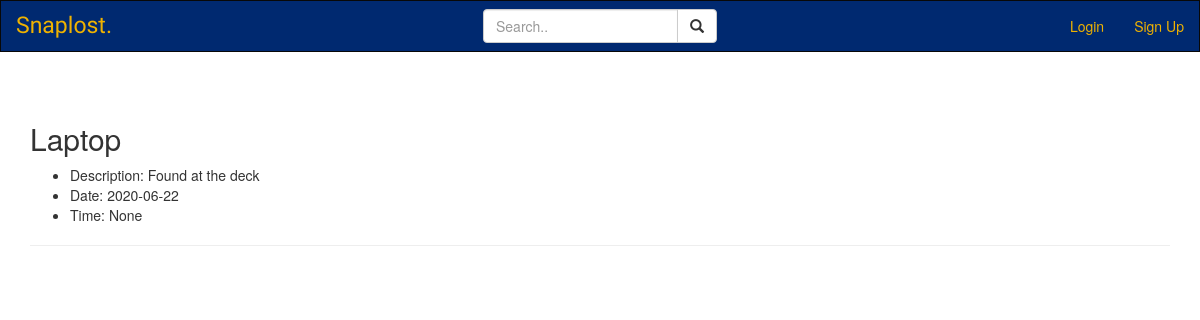
Before: /3 with the older database file.
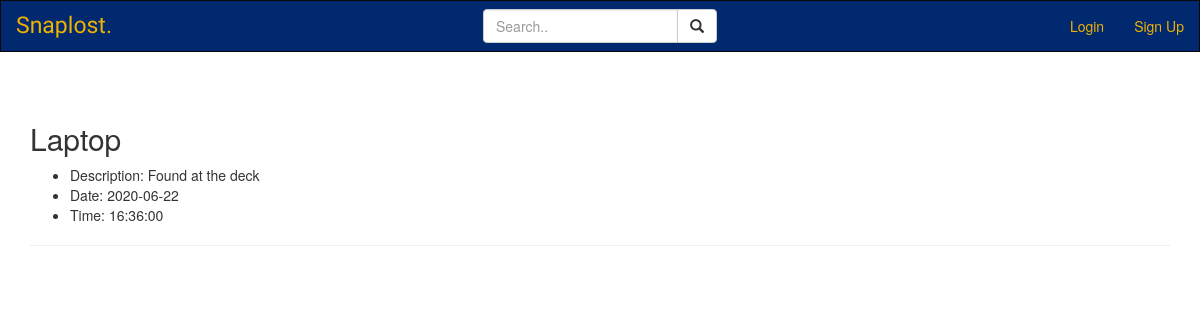
After: the same page with the newer database file.
### models.py (models this page shows)
class Item(UserMixin, db.Model):
    __tablename__ = "item"
    __table_args__ = {'extend_existing': True}
    id = db.Column(db.Integer, primary_key=True)
    item = db.Column(db.String(100), nullable=False)
    description = db.Column(db.String(1000), nullable=False)
    occurdate = db.Column(db.Date)
    time = db.Column(db.Time)

### item.py (the view)
@item.route('/<int:listing_id>')
def listing(listing_id):
    listing = Item.query.filter_by(id=listing_id).first()
    return render_template('listing.html', listing=listing)

### templates/listing.html (shortened to what this page needs)
{% extends 'base.html' %}
{% block content %}
    <h2> {% block title %} {{ listing['item'] }} {% endblock %} </h2>
    <ul>
        <li> Description: {{ listing['description'] }} </li>
        <li> Date: {{ listing['occurdate'] }} </li>
        <li> Time: {{ listing['time'] }} </li>
    </ul>
    <hr>
{% endblock %}

Changed rows visible on the page:
changed Item "Laptop": time "None" → "16:36:00"
